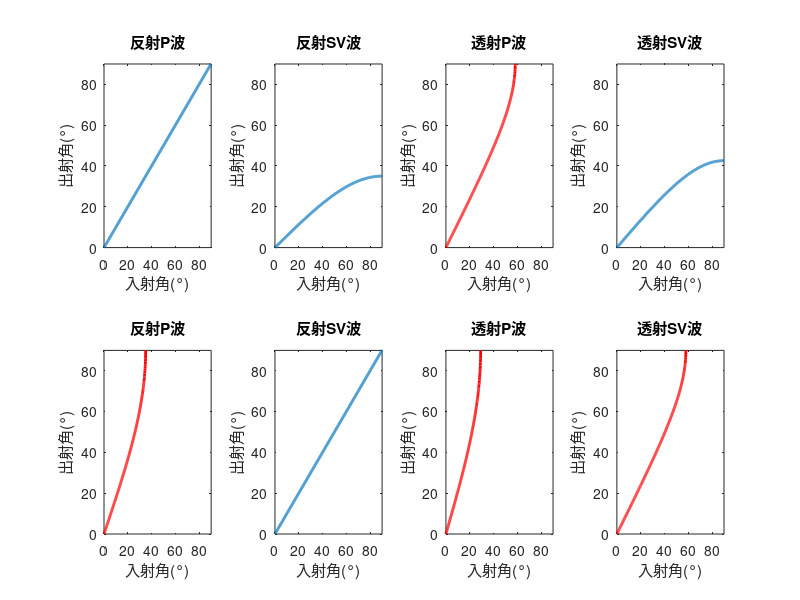

This figure's MATLAB source:
clear, clc, close all;
% 定义波速度
alpha1 = 6.8; % P波速度，单位：km/s
beta1 = 3.9;  % SV波速度，单位：km/s
alpha2 = 8.0; % P波速度，单位：km/s
beta2 = 4.6;  % SV波速度，单位：km/s

% 初始化入射角范围
theta1_deg = 0:0.1:90; % 入射角范围从0度到90度，以0.1度为步进

% 初始化反射角和透射角的数组
theta2_P_reflect_P = zeros(size(theta1_deg));
theta2_P_reflect_SV = zeros(size(theta1_deg));
theta2_P_transmit_P = zeros(size(theta1_deg));
theta2_P_transmit_SV = zeros(size(theta1_deg));

theta2_S_reflect_P = zeros(size(theta1_deg));
theta2_S_reflect_SV = zeros(size(theta1_deg));
theta2_S_transmit_P = zeros(size(theta1_deg));
theta2_S_transmit_SV = zeros(size(theta1_deg));

% 计算反射角和透射角
for i = 1:length(theta1_deg)
    theta1_rad = deg2rad(theta1_deg(i)); % 将角度转换为弧度

    % 计算P波的反射P波
    theta2_P_reflect_P(i) = asind((alpha1 / alpha1) * sin(theta1_rad));
    % 计算P波的反射SV波
    theta2_P_reflect_SV(i) = asind((beta1 / alpha1) * sin(theta1_rad));
    % 计算P波的透射P波
    theta2_P_transmit_P(i) = asind((alpha2 / alpha1) * sin(theta1_rad));
    % 计算P波的透射SV波
    theta2_P_transmit_SV(i) = asind((beta2 / alpha1) * sin(theta1_rad));

    % 计算S波的反射P波
    theta2_S_reflect_P(i) = asind((alpha1 / beta1) * sin(theta1_rad));
    % 计算S波的反射SV波
    theta2_S_reflect_SV(i) = asind((beta1 / beta1) * sin(theta1_rad));
    % 计算S波的透射P波
    theta2_S_transmit_P(i) = asind((alpha2 / beta1) * sin(theta1_rad));
    % 计算S波的透射SV波
    theta2_S_transmit_SV(i) = asind((beta2 / beta1) * sin(theta1_rad));

end



% 绘制P波的入射情况
figure;
subplot(2, 4, 1);
plot(theta1_deg, theta2_P_reflect_P, 'LineWidth', 2);
xlim([0, 90]);
ylim([0, 89.9]);
xlabel("入射角(°)");
ylabel("出射角(°)");
title("反射P波");

subplot(2, 4, 2);
plot(theta1_deg, theta2_P_reflect_SV, 'LineWidth', 2);
xlim([0, 90]);
ylim([0, 89.9]);
xlabel("入射角(°)");
ylabel("出射角(°)");
title("反射SV波");

subplot(2, 4, 3);
plot(theta1_deg, theta2_P_transmit_P, 'r', 'LineWidth', 2);
xlim([0, 90]);
ylim([0, 89.9]);
xlabel("入射角(°)");
ylabel("出射角(°)");
title("透射P波");

subplot(2, 4, 4);
plot(theta1_deg, theta2_P_transmit_SV, 'LineWidth', 2);
xlim([0, 90]);
ylim([0, 89.9]);
xlabel("入射角(°)");
ylabel("出射角(°)");
title("透射SV波");


% 绘制S波的入射情况
subplot(2, 4, 5);
plot(theta1_deg, theta2_S_reflect_P, 'r', 'LineWidth', 2);
xlim([0, 90]);
ylim([0, 89.9]);
xlabel("入射角(°)");
ylabel("出射角(°)");
title("反射P波");

subplot(2, 4, 6);
plot(theta1_deg, theta2_S_reflect_SV, 'LineWidth', 2);
xlim([0, 90]);
ylim([0, 89.9]);
xlabel("入射角(°)");
ylabel("出射角(°)");
title("反射SV波");

subplot(2, 4, 7);
plot(theta1_deg, theta2_S_transmit_P, 'r', 'LineWidth', 2);
xlim([0, 90]);
ylim([0, 89.9]);
xlabel("入射角(°)");
ylabel("出射角(°)");
title("透射P波");

subplot(2, 4, 8);
plot(theta1_deg, theta2_S_transmit_SV, 'r', 'LineWidth', 2);
xlim([0, 90]);
ylim([0, 89.9]);
xlabel("入射角(°)");
ylabel("出射角(°)");
title("透射SV波");

% 临界角
theta2_P_transmit_P_angle = rad2deg(asin(alpha1 / alpha2));
disp("%%%%%%%%%%%%%%%%%%%%%%%%%%");
disp("P-wave indident case");
fprintf("the critical angle for transmitted P-wave is: %f° \n", theta2_P_transmit_P_angle);
disp("                          ");
disp("%%%%%%%%%%%%%%%%%%%%%%%%%%");
disp("SV-wave indident case");
theta2_S_reflect_P_angle = rad2deg(asin(beta1 / alpha1));
fprintf("the critical angle for reflected P-wave is: %f° \n", theta2_S_reflect_P_angle);
theta2_S_transmit_P_angle = rad2deg(asin(beta1 / alpha1));
fprintf("the critical angle for transmitted P-wave is: %f° \n", theta2_S_transmit_P_angle);
theta2_S_transmit_SV_angle = rad2deg(asin(beta1 / beta2));
fprintf("the critical angle for transmitted SV-wave is: %f° \n", theta2_S_transmit_SV_angle);